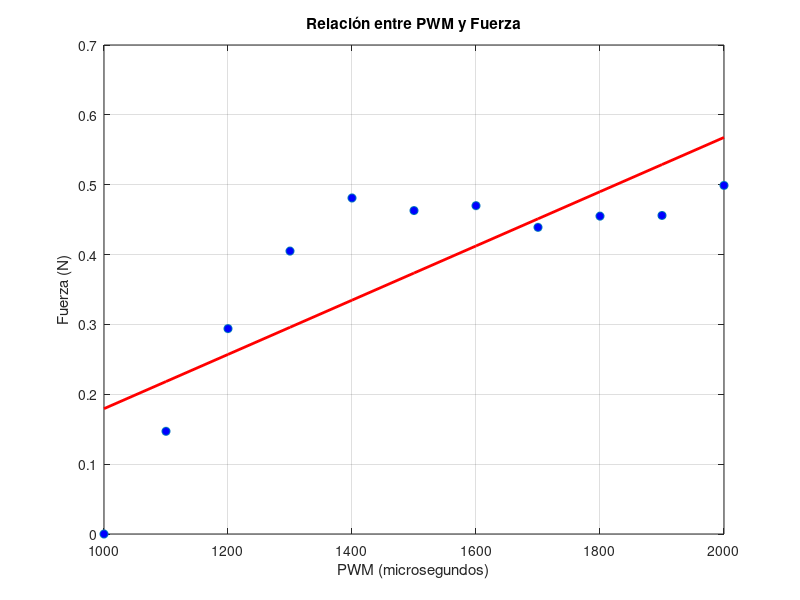

The MATLAB script that drew this image:
% Datos de la tabla
PWM = [1000, 1100, 1200, 1300, 1400, 1500, 1600, 1700, 1800, 1900, 2000];
Fuerza = [0.0, 0.147, 0.294, 0.405, 0.481, 0.463, 0.470, 0.439, 0.455, 0.456, 0.499];

% Realizar la regresión lineal
p = polyfit(PWM, Fuerza, 1);  % Ajuste lineal

% Generar valores ajustados
Fuerza_ajustada = polyval(p, PWM);

% Crear la gráfica
figure;
plot(PWM, Fuerza, 'o', 'MarkerFaceColor', 'b'); % Puntos experimentales
hold on;
plot(PWM, Fuerza_ajustada, 'r-', 'LineWidth', 2); % Línea de ajuste
grid on;

% Etiquetas y título
xlabel('PWM (microsegundos)');
ylabel('Fuerza (N)');
title('Relación entre PWM y Fuerza');

% Mostrar ecuación en consola
fprintf('Ecuación de la recta: Fuerza = %.4f * PWM + %.4f\n', p(1), p(2));
